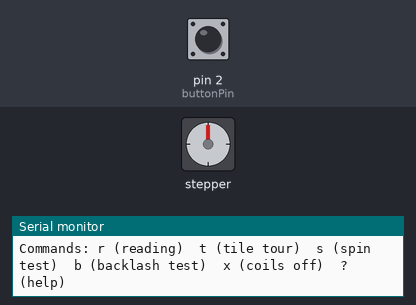
Bench run of a sketch on a simulated Arduino Nano, built with avr-gcc and run on an emulated ATmega328P. Parts: stepper motor, the last lines printed to the serial monitor. Wiring (inferred from the names in the program): stepper motor (720 steps per turn assumed): coils pin 4, pin 5, pin 6, pin 7. The inputs (shaded band) are chosen by the test bench; at power-on: pin 2 (buttonPin) LOW. Random numbers use the default seed unless the sketch sets one.

Above: at 1.2 s.
1.3 s: pin 2 (buttonPin) pulled HIGH for 0.15 s
At 3.4 s:
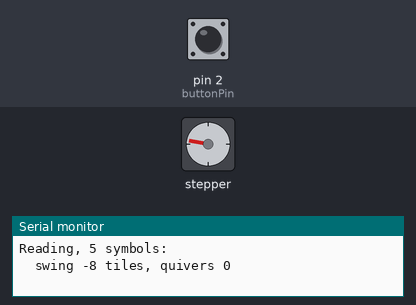
At 7.2 s:
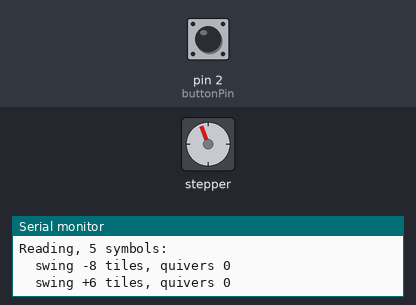
Timing chart, 0 to 18.4 s (numbered marks = the images above; inputs shaded):
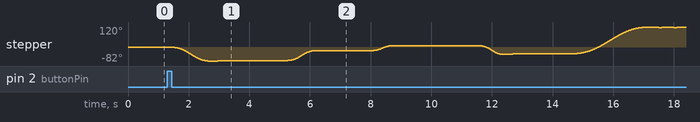

The sketch:

arduino_alethiometer.ino
```cpp
/*
 * =====================================================================================
 *  arduino_alethiometer.ino
 *
 *  Purpose: Drives the divination needle of an alethiometer. An Arduino Nano (or similar
 *  clone) turns an X27.168 stepper motor whose internal end-stop has been cut out so it
 *  can spin a full 360 deg. Adapted from Myth Made's original alethiometer sketch.
 *
 *  Before powering on, rest the needle on the center of any symbol.
 *
 *  How it works: touching the sensor starts a "reading". The needle swings a random
 *  number of symbols one way or the other, pauses, sometimes quivers, and repeats 2 to 6
 *  times. Every swing is a whole number of symbols (20 motor steps each), so if the
 *  needle starts centered on a symbol and the motor completes every step, it stops on a
 *  symbol center. Nothing checks this (open-loop control), so a skipped step, a
 *  knock or a needle slipping on its shaft will throw it off until it's re-centered.
 *
 * =====================================================================================
 */


// =====================================================================================
// 1. HARDWARE: pins and the step pattern table
// =====================================================================================

// The four motor wires. D4 and D5 connect to one coil (electromagnet), D6 and D7 to the
// other. See README "Wiring".
// The motor is driven straight from these pins, with no driver chip.
const uint8_t motorPins[4] = {4, 5, 6, 7};
const uint8_t buttonPin    = 2;          // touch sensor output: HIGH while touched

// The pin patterns that turn the motor, one row per step. Each row sets D4, D5, D6, D7
// high (1) or low (0). Moving down the table turns the motor one way, moving up turns it
// the other way, and after row 3 it wraps back to row 0. From one row to the next, the
// current flips direction in just one coil. README "How the Nano drives the motor"
// explains why that makes the motor turn
// (In the notes below, + and - are the two directions of current through a coil.)
const uint8_t stepSequence[4][4] = {
  {1, 0, 0, 1},   // row 0: coil 1 +, coil 2 -
  {1, 0, 1, 0},   // row 1: coil 1 +, coil 2 +
  {0, 1, 1, 0},   // row 2: coil 1 -, coil 2 +
  {0, 1, 0, 1}    // row 3: coil 1 -, coil 2 -
};


// =====================================================================================
// 2. GEOMETRY: steps, degrees and symbols
// =====================================================================================

// The motor's internal gears turn each step into half a degree at the needle.
const int   STEPS_PER_REV  = 720;                       // steps per full turn of the needle
const int   NUM_TILES      = 36;                        // symbols on the dial
const int   STEPS_PER_TILE = STEPS_PER_REV / NUM_TILES; // 20 steps = 10 deg per symbol
const float DEG_PER_STEP   = 360.0 / STEPS_PER_REV;     // 0.5 deg


// =====================================================================================
// 3. FEEL: numbers you can tune to change how the needle moves
// =====================================================================================

const float PEAK_SPEED_DEG_S      = 110.0; // top speed mid-swing. The motor can start and stop
                                           // instantly only below about 250 deg/s, so stay well under
const unsigned long MIN_SWING_MS  = 750;   // even short hops take this long, so they glide
const int   MIN_HOP_TILES         = 3;     // shortest swing: 3 symbols = 30 deg
const int   MAX_HOP_TILES         = 18;    // longest swing: 18 symbols = 180 deg, never the long way round
const int   REVERSE_PERCENT       = 70;    // chance each new swing reverses direction
const unsigned long PAUSE_MIN_MS  = 1500;  // pause on each symbol, chosen at random
const unsigned long PAUSE_MAX_MS  = 3000;  //   between these two values
const int   QUIVER_STEPS          = 6;     // visible quiver size: 6 steps = 3 deg
const unsigned long QUIVER_MS     = 130;   // duration of each half of one quiver
const unsigned long MIN_STEP_US   = 1500;  // safety limit: never step faster than this
                                           // (1 step per 1.5 ms = 667 steps/s = 333 deg/s)


// =====================================================================================
// 4. GEAR SLACK
// =====================================================================================

// Gears have a little play between their teeth, so when the motor changes direction the
// needle lags very slightly. To land in the same spot every time, every stop
// finishes with a forward (+) move: forward swings already arrive that way, and backward
// swings go slightly past and then settle forward. This only covers slack up to
// BACKLASH_STEPS + TAKEUP_MARGIN_STEPS; it can't fix more slack than that, or a needle
// slipping on its shaft.
const int   BACKLASH_STEPS        = 1;     // rough estimate from the 'b' test (1 step = 0.5 deg)
const int   TAKEUP_MARGIN_STEPS   = 4;     // extra overshoot beyond the slack on backward moves
const unsigned long SETTLE_MS     = 350;   // time for the small settle back onto a symbol


// =====================================================================================
// 5. MOTOR STATE
// =====================================================================================

uint8_t phase   = 0;       // which row of stepSequence is being output (0 to 3)
bool    coilsOn = false;   // are the coils currently powered?


// =====================================================================================
// 6. MOTOR DRIVE: the only code that writes to the motor pins
// =====================================================================================

// Output the current row's pattern. Each coil is wired between two pins: one high and
// one low pushes current through it one way, and swapping them pushes it the other way.
// If the coils were off, pause 30 ms so the motor's magnet can settle into position
// before stepping. That settling can shift a hand-placed needle slightly. The motor has
// one magnetic "notch" for each 2 deg of needle travel, so the shift should be at most
// about 1 deg, plus a little gear slack. Nudging the needle back by hand won't stick:
// the motor pulls it to the same notch next time the coils switch on.
void energise() {
  const uint8_t *pattern = stepSequence[phase];
  for (uint8_t i = 0; i < 4; i++) digitalWrite(motorPins[i], pattern[i]);
  if (!coilsOn) { coilsOn = true; delay(30); }
}

// Set all four pins low: no current in either coil, so nothing heats up. The motor no
// longer actively holds its position. Friction in the gears and the magnet's pull on
// the motor's steel usually keep the needle still, but a knock can move it.
void release() {
  for (uint8_t i = 0; i < 4; i++) digitalWrite(motorPins[i], LOW);
  coilsOn = false;
}

// Take one step forward (dir = +1) or backward (dir = -1): move to the next or previous
// row and output it. "& 3" wraps the row number round, so after row 3 comes row 0 and
// before row 0 comes row 3. (It keeps only the last two binary digits of the number.)
void stepOnce(int dir) {
  phase = (phase + dir) & 3;
  energise();
}

// Work out how long a swing should take so its top speed is PEAK_SPEED_DEG_S. A smooth
// S-curve move reaches twice its average speed at the midpoint, so
// time = 2 x distance / top speed. (The 2000 is 2 x 1000 milliseconds per second.)
// Short hops are stretched to MIN_SWING_MS.
unsigned long swingMs(long steps) {
  float deg = labs(steps) * DEG_PER_STEP;
  unsigned long ms = (unsigned long)(2000.0 * deg / PEAK_SPEED_DEG_S);
  return (ms < MIN_SWING_MS) ? MIN_SWING_MS : ms;
}

// Move 'delta' steps (positive one way, negative the other) over 'durationMs': start
// slowly, speed up, then slow to a gentle stop. This uses a smooth sine-based
// profile (known as a cycloidal profile); plotted as position against time it makes an
// S shape, hence "S-curve". A sudden start could make the motor skip steps, and nothing
// would notice, because the code never checks where the needle really is; it just
// counts the steps it sends.
//
// Instead of pausing a fixed time between steps, the loop keeps checking the clock and
// asks "how many steps should be done by now?", taking a step whenever it's behind,
// but never faster than MIN_STEP_US. With the default settings, steps are always at
// least about 4 ms apart, so that limit never kicks in. If you raise the speeds enough
// to hit it, the needle lags behind the curve and catches up, so moves get slightly
// longer than planned.
void sCurveMove(long delta, unsigned long durationMs) {
  if (delta == 0) return;
  int  dir   = (delta > 0) ? 1 : -1;
  long total = labs(delta);              // number of steps to take
  energise();                            // make sure the coils are on

  float T = durationMs * 1000.0;         // duration in microseconds
  // micros() counts microseconds since power-up and wraps back to zero about every
  // 70 minutes. Subtracting unsigned numbers ("now - t0") still gives the right answer
  // when that happens, which is why these are unsigned long.
  unsigned long t0 = micros();
  unsigned long lastStep = t0 - MIN_STEP_US;   // allows a first step straight away
  long done = 0;

  while (done < total) {
    unsigned long now = micros();
    float u = (now - t0) / T;            // fraction of the move's time used so far, 0 to 1
    if (u > 1.0) u = 1.0;
    // The S-curve: fraction of steps done = u - sin(2 pi u) / (2 pi), scaled up to steps
    // and rounded (the + 0.5). The Nano has no hardware for decimal maths, so this is
    // worked out in software, but it's still quick compared with the gap between steps.
    long want = (long)(total * (u - sin(TWO_PI * u) / TWO_PI) + 0.5);
    // Step if behind the curve, but never faster than the safety limit.
    if (want > done && (now - lastStep) >= MIN_STEP_US) {
      stepOnce(dir);
      done++;
      lastStep = now;
    }
  }
  delay(20);  // let the final step physically finish before anything else happens
}

// Move by 'delta', always finishing with a forward move (see section 4). A forward move
// goes straight there. A backward move goes slightly past the target, pauses, then
// settles forward onto it.
void settleMove(long delta, unsigned long durationMs) {
  if (delta >= 0) { sCurveMove(delta, durationMs); return; }
  long extra = BACKLASH_STEPS + TAKEUP_MARGIN_STEPS;
  sCurveMove(delta - extra, durationMs);
  delay(120);
  sCurveMove(extra, SETTLE_MS);
}

// Swing a whole number of symbols: positive one way, negative the other. Keeping every
// move a whole number of symbols is what keeps a hand-centered needle landing on symbol
// centers, as long as the motor doesn't miss steps (README "Using it").
void swingTiles(int tiles) {
  long delta = (long)tiles * STEPS_PER_TILE;
  settleMove(delta, swingMs(delta));
}

// One small tremble on the current symbol: back a little, then forward onto it again.
// The backward part is enlarged by the gear slack so the visible size stays
// QUIVER_STEPS, and it finishes with a forward move so the needle lands exactly where it
// began.
void quiver() {
  long a = QUIVER_STEPS + BACKLASH_STEPS;
  sCurveMove(-a, QUIVER_MS);
  sCurveMove( a, QUIVER_MS);
}


// =====================================================================================
// 7. DIVINATION: choosing and performing a reading
// =====================================================================================

// How many symbols this reading visits. random(1, 101) picks a whole number from 1 to
// 100. Checking it against rising cut-offs gives each outcome a slice of 1..100 as wide
// as its chance of happening. Weights from Myth Made's original sketch.
int pickNumberOfSymbols() {
  int r = random(1, 101);
  if (r == 1)  return 6;     // 1%
  if (r <= 10) return 5;     // 9%
  if (r <= 24) return 4;     // 14%
  if (r <= 50) return 2;     // 26%
  return 3;                  // 50%
}

// How many quivers at a stop (same technique, using 0..99).
int pickQuivers() {
  int r = random(100);
  if (r < 45) return 0;      // 45%
  if (r < 75) return 1;      // 30%
  if (r < 92) return 2;      // 17%
  return 3;                  // 8%
}

// A full reading: several swings of random length, with pauses and quivers.
void divination() {
  int n   = pickNumberOfSymbols();
  int dir = random(2) ? 1 : -1;          // first swing: either direction, 50/50
  Serial.print(F("Reading, ")); Serial.print(n); Serial.println(F(" symbols:"));

  for (int i = 0; i < n; i++) {
    // After the first swing, usually reverse, so the needle swings back and forth rather
    // than circling like a clock hand.
    if (i > 0 && random(100) < REVERSE_PERCENT) dir = -dir;
    int hop = random(MIN_HOP_TILES, MAX_HOP_TILES + 1);   // how many symbols to travel
    swingTiles(dir * hop);

    int q = pickQuivers();
    for (int k = 0; k < q; k++) { delay(250); quiver(); }

    Serial.print(F("  swing ")); if (dir > 0) Serial.print('+'); Serial.print(dir * hop);
    Serial.print(F(" tiles, quivers ")); Serial.println(q);

    if (i < n - 1) delay(random(PAUSE_MIN_MS, PAUSE_MAX_MS + 1));  // pause (not after the last)
  }
  release();                             // coils off until next time
}


// =====================================================================================
// 8. BENCH TOOLS: Serial Monitor test commands (see README "Serial Monitor bench tools")
// =====================================================================================
// F("...") stores text in the Nano's program memory instead of its small 2 KB working
// memory.

void printHelp() {
  Serial.println(F("Commands: r (reading)  t (tile tour)  s (spin test)  b (backlash test)  x (coils off)  ? (help)"));
}

// A full turn, one symbol at a time, finishing on the starting symbol.
void tileTour() {
  Serial.println(F("Tile tour: every stop should be centered."));
  for (int k = 1; k <= NUM_TILES; k++) {
    swingTiles(1);
    Serial.print(F("  tile ")); Serial.println(k);
    delay(400);
  }
  Serial.println(F("Tour done. Needle should be back where it started, dead center."));
}

// Three full turns one way, then three back. If the needle doesn't return to where it
// started, look for skipped steps, something rubbing, or the needle slipping on its
// shaft. Passing is a good sign, but it doesn't prove every move is perfect.
void spinTest() {
  Serial.println(F("Spin test: 3 turns one way, 3 back..."));
  sCurveMove( 3L * STEPS_PER_REV, swingMs(3L * STEPS_PER_REV));
  delay(800);
  settleMove(-3L * STEPS_PER_REV, swingMs(3L * STEPS_PER_REV));
  Serial.println(F("Done. Needle should be back where it started. If not, look for skipped steps, rubbing or a slipping needle."));
}

// Estimate the gear slack. The quiver leaves the gears pressed forward; then the
// motor steps backward slowly and you note the step where the needle first visibly
// moves. How closely you can see that varies, so treat the result as a rough estimate;
// erring a step high is safe.
void backlashTest() {
  quiver();
  delay(1000);
  Serial.println(F("Backlash test: the motor steps backwards once every 0.8 s."));
  Serial.println(F("Watch the needle tip. Note the step number where it FIRST visibly moves."));
  for (int k = 1; k <= 20; k++) {
    stepOnce(-1);
    Serial.print(F("  step ")); Serial.println(k);
    delay(800);
  }
  sCurveMove(20, 800);   // straight back, finishing with a forward move
  Serial.println(F("Set BACKLASH_STEPS to that number, upload, done."));
}

// Read any characters typed into the Serial Monitor and act on each one.
void handleSerial() {
  while (Serial.available()) {
    char c = Serial.read();
    switch (c) {
      case 'r': case 'R': divination();   break;
      case 't': case 'T': tileTour();     break;
      case 's': case 'S': spinTest();     break;
      case 'b': case 'B': backlashTest(); break;
      case 'x': case 'X': release(); Serial.println(F("Coils off.")); break;
      case '?':           printHelp();    break;
      default: break;   // ignore newlines, spaces, etc.
    }
  }
}


// =====================================================================================
// 9. SETUP AND LOOP
// =====================================================================================

// Runs once at power-up or reset.
void setup() {
  // Motor pins become outputs, starting low so both coils begin switched off.
  for (uint8_t i = 0; i < 4; i++) {
    pinMode(motorPins[i], OUTPUT);
    digitalWrite(motorPins[i], LOW);
  }
  // The touch sensor sets its own output high or low, so a plain input is enough.
  pinMode(buttonPin, INPUT);
  Serial.begin(115200);

  // random() isn't truly random: it follows a fixed sequence that depends on a starting
  // "seed". Reading an unconnected pin gives a rough seed from electrical noise, and
  // the timing of the first touch is mixed in later (see loop).
  randomSeed(analogRead(A0));

  Serial.println(F("Alethiometer ready. Needle should be resting on the center of a symbol."));
  printHelp();
}

// Runs over and over, forever. Each pass checks for Serial commands and whether the
// touch sensor is HIGH (see README "The touch sensor").
void loop() {
  handleSerial();

  if (digitalRead(buttonPin) == HIGH) {
    // A "static" variable keeps its value between passes of loop(). On the first touch,
    // mix the exact microsecond of the touch into the seed. That makes the readings very
    // likely to differ each time the alethiometer is switched on, though it can't
    // guarantee it.
    static bool seeded = false;
    if (!seeded) { randomSeed(micros() ^ random(0x7FFFFFFFL)); seeded = true; }

    divination();
    delay(500);  // still touching after the reading? Then another reading starts.
  }
}
```

Measured:
- after the input at 1.3 s, stepper: turns 82° counter-clockwise in 1.1 s, then 2° clockwise in 0.07 s, then 60° clockwise in 0.86 s, then 30° clockwise in 0.59 s, and so on
